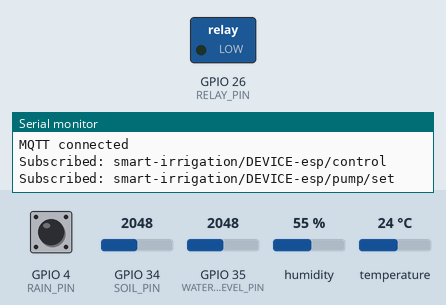
This sketch was run on a simulated ESP32. On the bench: switched loads named in the sketch (green lamp = pin HIGH), the last lines printed to the serial monitor. The inputs (shaded band) are chosen by the test bench; at power-on: GPIO 34 (SOIL_PIN) = 2048, GPIO 4 (RAIN_PIN) HIGH, GPIO 35 (WATER_LEVEL_PIN) = 2048, humidity 55 %, temperature 24 °C. WiFi joins after 1.5 s; servers stay silent unless stated; no MQTT or app messages arrive unless stated.

Above: at 3.4 s.
3.5 s: GPIO 34 (SOIL_PIN) set to 2598
6.5 s: GPIO 34 (SOIL_PIN) set to 2733
At 10.4 s:
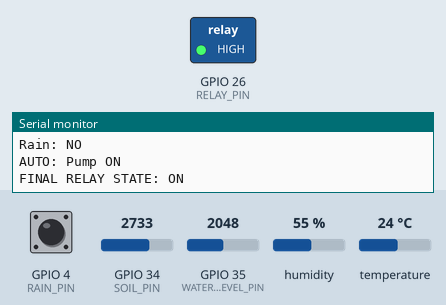
14.5 s: GPIO 34 (SOIL_PIN) set to 1228
At 16.0 s:
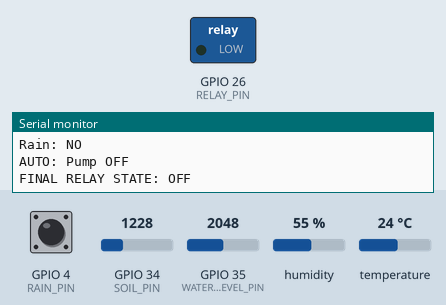
18.0 s: GPIO 34 (SOIL_PIN) set to 2866
At 20.4 s:
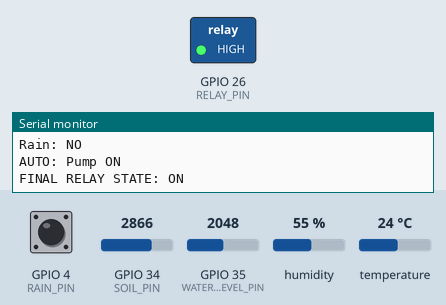
Timing chart, 0 to 21.9 s (numbered marks = the images above; inputs shaded):
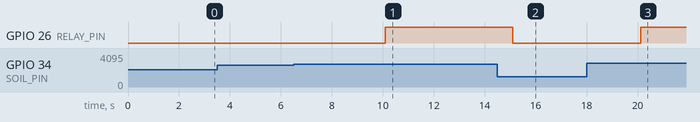

Measured:
- the behaviour switches between 2661 and 2662 on GPIO 34 (SOIL_PIN) (found by bisection; images 0 and 1)
- after the input at 6.5 s, GPIO 26 (RELAY_PIN): LOW → HIGH after 3.6 s
- after the input at 14.5 s, GPIO 26 (RELAY_PIN): HIGH → LOW after 0.60 s
- after the input at 18.0 s, GPIO 26 (RELAY_PIN): LOW → HIGH after 2.1 s

The sketch:

esp32_irrigation.ino
```cpp
#include <WiFi.h>
#include <WiFiClientSecure.h>
#include <PubSubClient.h>
#include <ArduinoJson.h>
#include <DHT.h>

// -------- PIN SETUP --------
#define DHTPIN 14
#define DHTTYPE DHT11
#define SOIL_PIN 34
#define WATER_LEVEL_PIN 35
#define RAIN_PIN 4
#define RELAY_PIN 26 // ACTIVE HIGH relay

// -------- WIFI --------
const char *WIFI_SSID = "OnePlus Nord 3 5G";
const char *WIFI_PASSWORD = "q68whjpf";

// -------- MQTT --------
const char *MQTT_HOST = "f233014a4b844ed5aedf774bd93cff9a.s1.eu.hivemq.cloud";
const int MQTT_PORT = 8883;
const char *MQTT_USERNAME = "gopalgupta";
const char *MQTT_PASSWORD = "@208Gopal";
const char *MQTT_TOPIC_PREFIX = "smart-irrigation";
const char *DEVICE_ID = "DEVICE-esp";

// -------- SETTINGS --------
const int ADC_MAX = 4095;
const int DEFAULT_SOIL_DRY_THRESHOLD_PERCENT = 35;
const int DEFAULT_WATER_MIN_THRESHOLD_PERCENT = 20;
const unsigned long TELEMETRY_INTERVAL_MS = 5000;
const unsigned long WIFI_RETRY_MS = 8000;
const unsigned long MQTT_RETRY_MS = 2500;
const int RAIN_ACTIVE_STATE = LOW;

DHT dht(DHTPIN, DHTTYPE);
WiFiClientSecure wifiClient;
PubSubClient mqttClient(wifiClient);

// -------- MQTT TOPICS --------
String telemetryTopic;
String controlTopic;
String pumpSetTopic;

// -------- GLOBAL STATE --------
bool killSwitch = false;
bool manualMode = false;
volatile bool publishNowRequested = false;
int soilDryThresholdPercent = DEFAULT_SOIL_DRY_THRESHOLD_PERCENT;
int waterMinThresholdPercent = DEFAULT_WATER_MIN_THRESHOLD_PERCENT;

unsigned long lastTelemetryMs = 0;
unsigned long lastWifiAttemptMs = 0;
unsigned long lastMqttAttemptMs = 0;

// -------- ✅ RAIN DEBOUNCE --------
bool lastRainRead = false;
bool stableRainState = false;
unsigned long lastRainChangeTime = 0;
const unsigned long RAIN_DEBOUNCE_MS = 500;

// -------- ✅ STATE CHANGE TRACK --------
bool lastAppliedRainState = false;

// -------- WIFI --------
void ensureWiFiConnected() {
  if (WiFi.status() == WL_CONNECTED) return;

  unsigned long now = millis();
  if (now - lastWifiAttemptMs < WIFI_RETRY_MS) return;
  lastWifiAttemptMs = now;

  Serial.println("WiFi reconnect attempt...");
  WiFi.disconnect(true, true);
  WiFi.mode(WIFI_STA);
  WiFi.begin(WIFI_SSID, WIFI_PASSWORD);
}

// -------- AUTO LOGIC --------
int clampPercentToRaw(int percent) {
  int clamped = percent;
  if (clamped < 0) clamped = 0;
  if (clamped > 100) clamped = 100;
  // Soil sensor: higher raw = drier, so convert moisture% to inverse ADC threshold.
  return ((100 - clamped) * ADC_MAX) / 100;
}

void autoControl(int soil, int water) {
  int soilDryThresholdRaw = clampPercentToRaw(soilDryThresholdPercent);
  int waterMinThresholdRaw = (waterMinThresholdPercent * ADC_MAX) / 100;

  if (soil > soilDryThresholdRaw && water > waterMinThresholdRaw) {
    digitalWrite(RELAY_PIN, HIGH);
    Serial.println("AUTO: Pump ON");
  } else {
    digitalWrite(RELAY_PIN, LOW);
    Serial.println("AUTO: Pump OFF");
  }
}

// -------- ✅ FIXED RAIN DETECTION --------
bool isRainDetected() {
  bool current = (digitalRead(RAIN_PIN) == RAIN_ACTIVE_STATE);

  if (current != lastRainRead) {
    lastRainChangeTime = millis();
    lastRainRead = current;
  }

  if ((millis() - lastRainChangeTime) > RAIN_DEBOUNCE_MS) {
    stableRainState = current;
  }

  return stableRainState;
}

// -------- ✅ CONTROL (NO SPAM) --------
void applyControlNow(int soilRaw, int waterRaw, bool rainDetected) {

  // Only react when rain state changes
  if (rainDetected != lastAppliedRainState) {

    if (rainDetected) {
      digitalWrite(RELAY_PIN, LOW);
      Serial.println("RAIN DETECTED: Pump OFF");
    } else {
      Serial.println("RAIN STOPPED");
    }

    lastAppliedRainState = rainDetected;
  }

  // If raining → always OFF
  if (rainDetected) return;

  // Normal logic
  if (killSwitch) {
    digitalWrite(RELAY_PIN, LOW);
    Serial.println("KILL SWITCH ACTIVE");

  } else if (manualMode) {
    digitalWrite(RELAY_PIN, HIGH);
    Serial.println("MANUAL MODE: FORCE ON");

  } else {
    autoControl(soilRaw, waterRaw);
  }
}

// -------- MQTT MESSAGE --------
void onMqttMessage(char *topic, byte *payload, unsigned int length) {
  Serial.print("MQTT TOPIC RX: ");
  Serial.println(topic);
  String msg;
  for (unsigned int i = 0; i < length; i++) msg += (char)payload[i];

  Serial.print("MQTT RX: ");
  Serial.println(msg);

  StaticJsonDocument<128> doc;
  if (deserializeJson(doc, msg)) return;

  if (doc.containsKey("kill")) killSwitch = doc["kill"];
  if (doc.containsKey("pump")) manualMode = doc["pump"];
  if (doc.containsKey("soilThreshold")) {
    int value = doc["soilThreshold"];
    if (value >= 0 && value <= 100) {
      int previous = soilDryThresholdPercent;
      soilDryThresholdPercent = value;
      if (previous != soilDryThresholdPercent) {
        Serial.print("THRESHOLD UPDATE: soil ");
        Serial.print(previous);
        Serial.print("% -> ");
        Serial.print(soilDryThresholdPercent);
        Serial.println("%");
      }
    }
  }
  if (doc.containsKey("waterThreshold")) {
    int value = doc["waterThreshold"];
    if (value >= 0 && value <= 100) {
      int previous = waterMinThresholdPercent;
      waterMinThresholdPercent = value;
      if (previous != waterMinThresholdPercent) {
        Serial.print("THRESHOLD UPDATE: water ");
        Serial.print(previous);
        Serial.print("% -> ");
        Serial.print(waterMinThresholdPercent);
        Serial.println("%");
      }
    }
  }
  Serial.print("ACTIVE THRESHOLDS => Soil: ");
  Serial.print(soilDryThresholdPercent);
  Serial.print("%, Water: ");
  Serial.print(waterMinThresholdPercent);
  Serial.println("%");

  int soilRaw = analogRead(SOIL_PIN);
  int waterRaw = analogRead(WATER_LEVEL_PIN);
  bool rainDetected = isRainDetected();

  applyControlNow(soilRaw, waterRaw, rainDetected);

  publishNowRequested = true;
}

// -------- MQTT CONNECT --------
void ensureMqttConnected() {
  if (WiFi.status() != WL_CONNECTED) return;
  if (mqttClient.connected()) return;

  unsigned long now = millis();
  if (now - lastMqttAttemptMs < MQTT_RETRY_MS) return;
  lastMqttAttemptMs = now;

  if (mqttClient.connect(DEVICE_ID, MQTT_USERNAME, MQTT_PASSWORD)) {
    mqttClient.subscribe(controlTopic.c_str(), 0);
    mqttClient.subscribe(pumpSetTopic.c_str(), 0);
    Serial.println("MQTT connected");
    Serial.print("Subscribed: ");
    Serial.println(controlTopic);
    Serial.print("Subscribed: ");
    Serial.println(pumpSetTopic);
  }
}

// -------- TELEMETRY --------
void publishTelemetry(float temp, float hum, int soil, int water, bool rainDetected) {
  if (!mqttClient.connected()) return;

  StaticJsonDocument<160> doc;
  doc["temp"] = temp;
  doc["hum"] = hum;
  doc["soil"] = soil;
  doc["water"] = water;
  doc["rain"] = rainDetected;
  doc["pump"] = (digitalRead(RELAY_PIN) == HIGH);

  char buffer[160];
  size_t n = serializeJson(doc, buffer);

  mqttClient.publish(telemetryTopic.c_str(), buffer, n);
}

// -------- SETUP --------
void setup() {
  Serial.begin(115200);

  pinMode(RELAY_PIN, OUTPUT);
  digitalWrite(RELAY_PIN, LOW);

  pinMode(SOIL_PIN, INPUT);
  pinMode(WATER_LEVEL_PIN, INPUT);
  pinMode(RAIN_PIN, INPUT_PULLUP);

  dht.begin();

  wifiClient.setInsecure();

  telemetryTopic = String(MQTT_TOPIC_PREFIX) + "/" + DEVICE_ID + "/data";
  controlTopic   = String(MQTT_TOPIC_PREFIX) + "/" + DEVICE_ID + "/control";
  pumpSetTopic   = String(MQTT_TOPIC_PREFIX) + "/" + DEVICE_ID + "/pump/set";

  mqttClient.setServer(MQTT_HOST, MQTT_PORT);
  mqttClient.setCallback(onMqttMessage);

  WiFi.begin(WIFI_SSID, WIFI_PASSWORD);

  Serial.println("System Booted");
}

// -------- LOOP --------
void loop() {
  ensureWiFiConnected();
  ensureMqttConnected();
  mqttClient.loop();

  unsigned long now = millis();

  if (publishNowRequested || (now - lastTelemetryMs >= TELEMETRY_INTERVAL_MS)) {
    publishNowRequested = false;
    lastTelemetryMs = now;

    float temp = dht.readTemperature();
    float hum = dht.readHumidity();
    int soil = analogRead(SOIL_PIN);
    int water = analogRead(WATER_LEVEL_PIN);
    bool rain = isRainDetected();

    if (isnan(temp) || isnan(hum)) {
      temp = -127;
      hum = -1;
    }

    Serial.println("------ DATA ------");
    Serial.print("Temp: "); Serial.println(temp);
    Serial.print("Humidity: "); Serial.println(hum);
    Serial.print("Soil: "); Serial.println(soil);
    Serial.print("Water: "); Serial.println(water);
    Serial.print("Rain: "); Serial.println(rain ? "YES" : "NO");

    applyControlNow(soil, water, rain);
    publishTelemetry(temp, hum, soil, water, rain);

    Serial.print("FINAL RELAY STATE: ");
    Serial.println(digitalRead(RELAY_PIN) == HIGH ? "ON" : "OFF");
  }

  delay(50);
}
```
